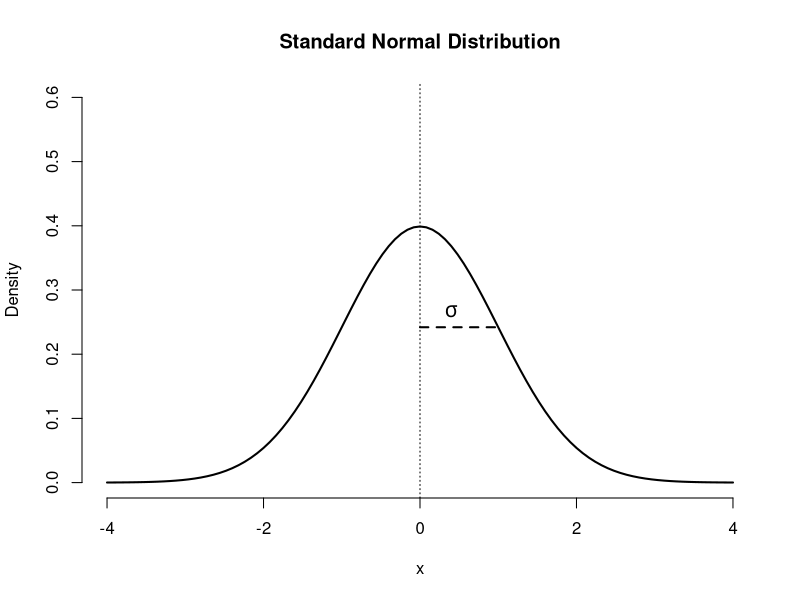
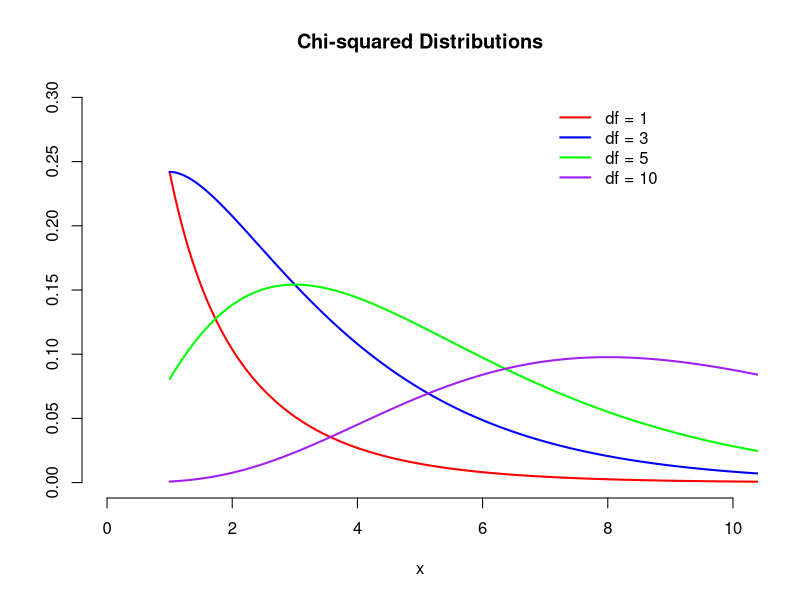
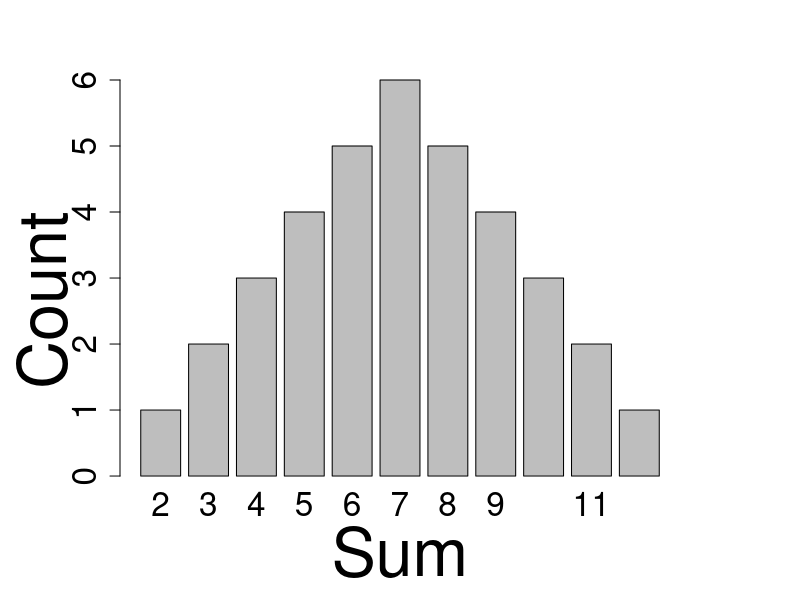

These figures' R source, in order:
tdss <- apply(expand.grid(1:6,1:6), MARGIN = 1,FUN = sum)

png("tdss_bp.png",width = 1130,height = 774)

par(mar = c(6,6,4,6))
barplot(
  table(tdss),
  main = "",
  cex.names = 2,
  cex.axis = 2
  )

mtext(
  "Sum",
  side = 1,
  outer = TRUE,
  line = -2,
  cex = 4
)
mtext(
  "Count",
  side = 2,
  outer = TRUE,
  line = -3.5,
  cex = 4
)

dev.off()

curve(dnorm(x, mean = 0, sd = 1), from = -4, to = 4,
      ylab = "Density", main = "Standard Normal Distribution",
      col = "black", lwd = 2,bty = "n",
      ylim = c(0,0.6))

lines(
  x = c(0, 1),
  y = c(dnorm(1,0,1),dnorm(1,0,1)),
  lwd = 2,
  lty = 20
)

abline(
  v = c(0),
  lty = 21,
  )


text(
  x = 0.4,
  y = dnorm(1,0,1) + 0.025,
  labels = bquote(sigma),
  cex = 1.25
)


plot(
  NA,
  xlim = c(0, 10),
  ylim = c(0,0.3),
  main = "Chi-squared Distributions",
  bty = "n",
  xlab = "x",
  ylab = ""
)

x <- seq(1,15,by = 0.01)


lines(
  x,
  dchisq(x, df = 1),
  col = "red",
  lwd = 2
)


lines(
  x,
  dchisq(x,df = 3),
  col = "blue",
  lwd = 2
  )

lines(
  x,
  dchisq(x, df = 5),
  col = "green",
  lwd = 2
)

lines(
  x,
  dchisq(x, df = 10),
  col = "purple",
  lwd = 2
)

legend(
  x = 7,
  y = 0.30,
  legend = c(
    "df = 1",
    "df = 3",
    "df = 5",
    "df = 10"
  ),
  col = c(
    "red",
    "blue",
    "green",
    "purple"
  ),
  lwd = 2,
  bty = "n"
)




